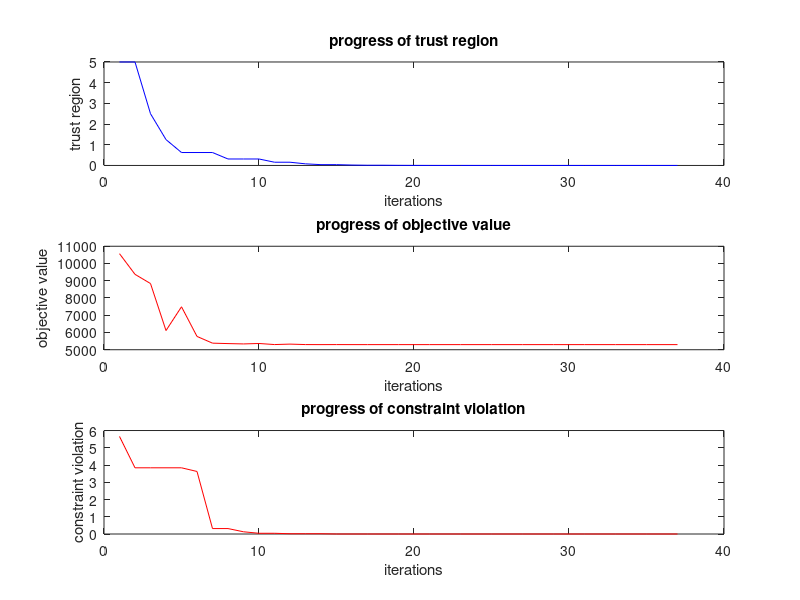

Reproduce this figure in MATLAB.
load('iteration.mat')


subplot(3,1,1);
plot(iteration(:,1),iteration(:,2),'b')
xlabel('iterations'),ylabel('trust region'), title('progress of trust region')

% the constraint ratio against iteration plot does not mean alot.
% plot(iteration(:,1),iteration(:,8))
% xlabel('iterations'),ylabel('constraint ratio'), title('case 9')
% figure;
subplot(3,1,2);
plot(iteration(:,1),iteration(:,5),'r')
xlabel('iterations'),ylabel('objective value'), title('progress of objective value')
subplot(3,1,3);
plot(iteration(:,1),iteration(:,6),'r')
xlabel('iterations'),ylabel('constraint violation'), title('progress of constraint violation'), ylim([0 6])